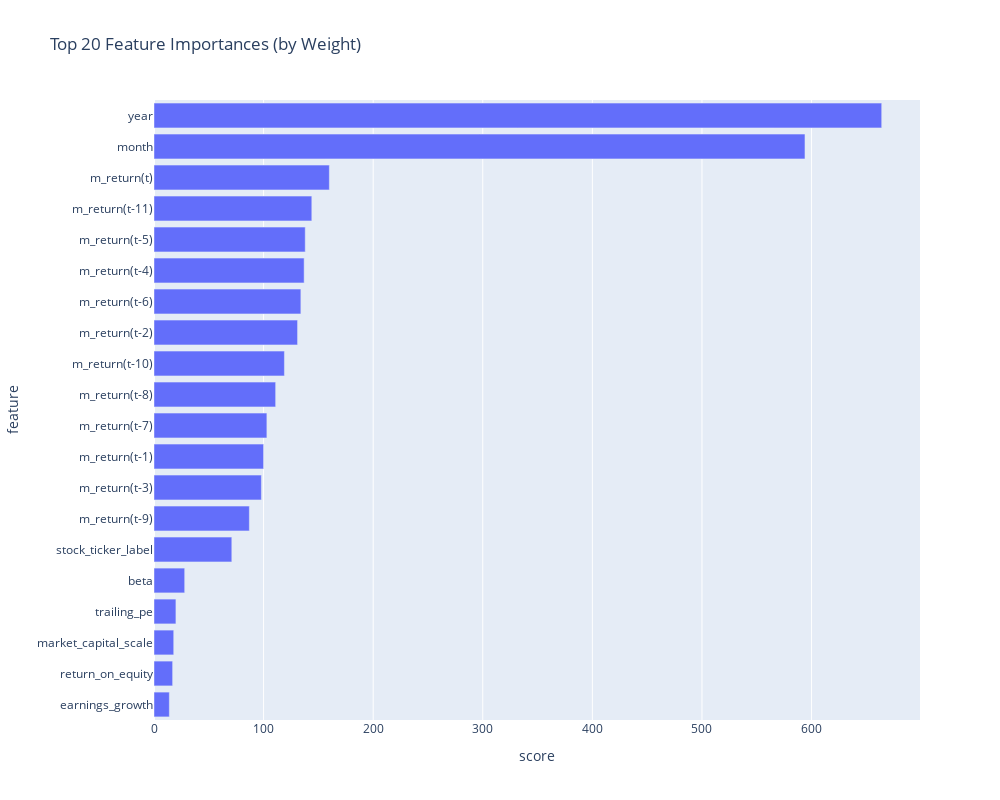

The notebook cell this image was saved under:
### Markdown cell above
## Feature importance

### Code cell
### Feature importance
importlib.reload(plots)
#
plots.plot_feature_importance(model_12m)

### Figure 1 — Plotly figure (JSON) as saved in the notebook; plotly's stock layout.template omitted (floating-point values rounded to 4 significant figures)
{"data": [{"alignmentgroup": "True", "hovertemplate": "score=%{x}<br>feature=%{y}<extra></extra>", "legendgroup": "", "marker": {"color": "#636efa", "pattern": {"shape": ""}}, "name": "", "offsetgroup": "", "orientation": "h", "showlegend": false, "textposition": "auto", "x": [664.0, 594.0, 160.0, 144.0, 138.0, 137.0, 134.0, 131.0, 119.0, 111.0, 103.0, 100.0, 98.0, 87.0, 71.0, 28.0, 20.0, 18.0, 17.0, 14.0], "xaxis": "x", "y": ["year", "month", "m_return(t)", "m_return(t-11)", "m_return(t-5)", "m_return(t-4)", "m_return(t-6)", "m_return(t-2)", "m_return(t-10)", "m_return(t-8)", "m_return(t-7)", "m_return(t-1)", "m_return(t-3)", "m_return(t-9)", "stock_ticker_label", "beta", "trailing_pe", "market_capital_scale", "return_on_equity", "earnings_growth"], "yaxis": "y", "type": "bar"}], "layout": {"xaxis": {"anchor": "y", "domain": [0.0, 1.0], "title": {"text": "score"}}, "yaxis": {"anchor": "x", "domain": [0.0, 1.0], "title": {"text": "feature"}, "categoryorder": "total ascending"}, "legend": {"tracegroupgap": 0}, "title": {"text": "Top 20 Feature Importances (by Weight)"}, "barmode": "relative", "height": 800, "width": 1000}}
